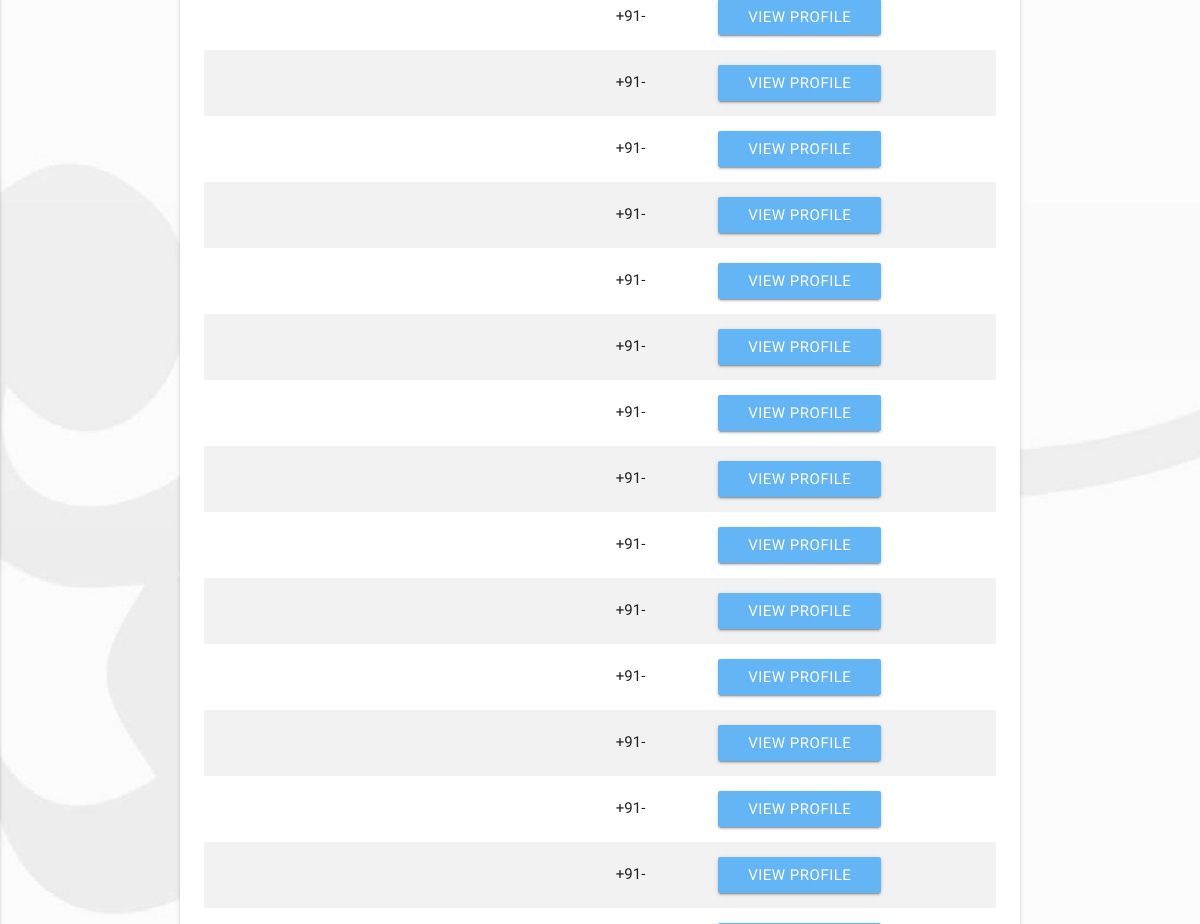
The app's page /index.php/dashboard/view_employees (middle part), older data.
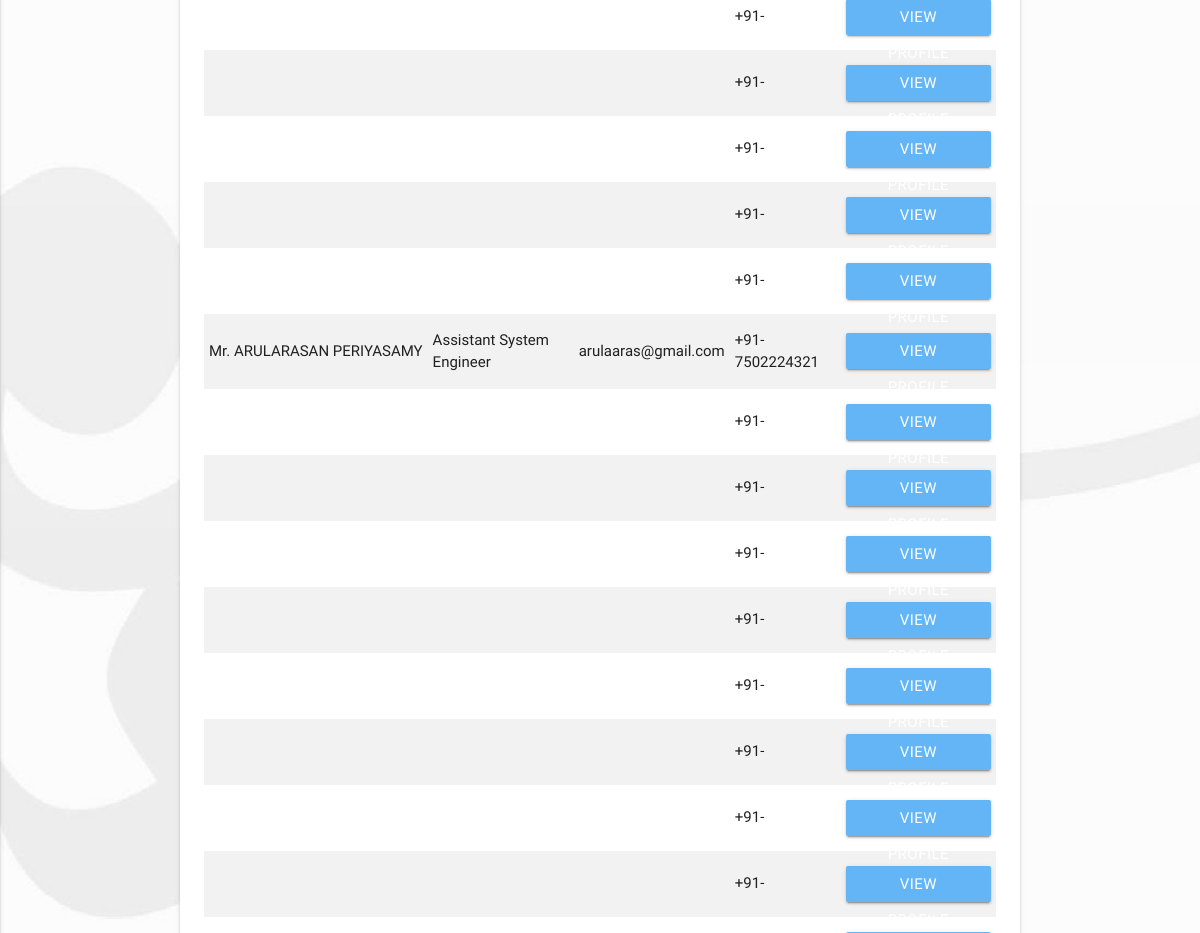
The same page, newer data.
### tables this page shows
CREATE TABLE IF NOT EXISTS `users` (
  `user_id` int(11) NOT NULL AUTO_INCREMENT COMMENT 'User ID',
  `username` varchar(30) NOT NULL COMMENT 'Login User Name',
  `password` varchar(255) NOT NULL COMMENT 'Password',
  `user_role` int(5) NOT NULL COMMENT 'User Role',
  `user_group` char(2) NOT NULL,
  `default_pass` tinyint(1) NOT NULL DEFAULT '0',
  `log_status` tinyint(1) NOT NULL,
  PRIMARY KEY (`user_id`)
);

CREATE TABLE IF NOT EXISTS `profile` (
  `profile_id` int(11) NOT NULL AUTO_INCREMENT,
  `user_id` int(11) NOT NULL,
  `salutation` varchar(4) NOT NULL,
  `first_name` varchar(50) NOT NULL,
  `last_name` varchar(50) NOT NULL,
  `dob` date DEFAULT NULL,
  `age` int(3) NOT NULL,
  `comm_address` varchar(150) NOT NULL,
  `perm_address` varchar(100) NOT NULL,
  `mobile` bigint(10) NOT NULL,
  `email` varchar(50) NOT NULL,
  `gender` varchar(10) NOT NULL,
  `marital` varchar(10) NOT NULL,
  `organization` varchar(100) NOT NULL,
  `designation` int(3) DEFAULT NULL,
  `join_date` varchar(50) DEFAULT NULL,
  PRIMARY KEY (`profile_id`)
);

CREATE TABLE IF NOT EXISTS `designation` (
  `desig_id` int(11) NOT NULL AUTO_INCREMENT COMMENT 'Designation ID',
  `desig_code` varchar(10) NOT NULL COMMENT 'Designation Code',
  `desig_name` varchar(100) NOT NULL COMMENT 'Designation',
  PRIMARY KEY (`desig_id`)
);

### application/controllers/Dashboard.php (called while the page is built, shortened)
<?php
class Dashboard extends CI_Controller {
	public function __construct()
	{
    $this->load->model('Usermodel','userm');
    $this->load->model('Profilemodel','prof');
    $this->load->model('Portalmodel','port');
    $this->load->model('Editmodel','edit');
    $this->load->library('upload');
  	}
    public function view_employees()
    {
      $vdata['users']= $this->port->get_all_users();
      $this->load->view('dashboard/viewemployees', $vdata);
    }
}

### index.php (called while the page is built, shortened)
<?php
require_once BASEPATH.'core/CodeIgniter.php';

### application/models/Portalmodel.php (called while the page is built, shortened)
<?php
 class Portalmodel extends CI_model
 {
    public function get_all_users()
    {
      $this->db->select('*');
      $this->db->from('users');
      $this->db->order_by("users.user_id", "asc");
      $this->db->join('profile','users.user_id = profile.user_id','left');
      $this->db->join('designation','profile.designation = designation.desig_id','left');
      return $this->db->get()->result();
    }
}

### application/views/dashboard/viewemployees.php (the view, shortened to what this page needs)
?><br>
<div class="container">
      <section class="section section-posts grey lighten-4" style="padding:0px;">
          <div class="row">
            <div class="col s12">
              <div class="card">
                <div class="card-content">
                  <table class="striped ">
                    <tbody>
                      <tr><?php foreach ($users as $u)
                            {
                            ?>
                        <td><?= $u->salutation?>&nbsp;<?= $u->first_name?>&nbsp;<?= $u->last_name?></td>
                        <td><?= $u->desig_name?></td>
                        <td><?= $u->email?></td>
                        <td>+91-<?= $u->mobile?></td>
                        <td>
                          <a href="<?php echo base_url();?>portal/viewprofile/<?= $u->user_id ?>" class="btn blue lighten-2">View Profile</a>
                        </td>
                        </tr>
                        <?php }?>
                    </tbody>
                  </table>
                </div>
              </div>
            </div>
          </div>
      </section>
    </div>

Row changes from the older to the newer data that the page shows:
changed users: profile.salutation (not shown) → "Mr."; profile.first_name (not shown) → "ARULARASAN"; profile.last_name (not shown) → "PERIYASAMY"; designation.desig_name (not shown) → "Assistant System Engineer"; profile.email (not shown) → "arulaaras@gmail.com"; profile.mobile (not shown) → "7502224321"
